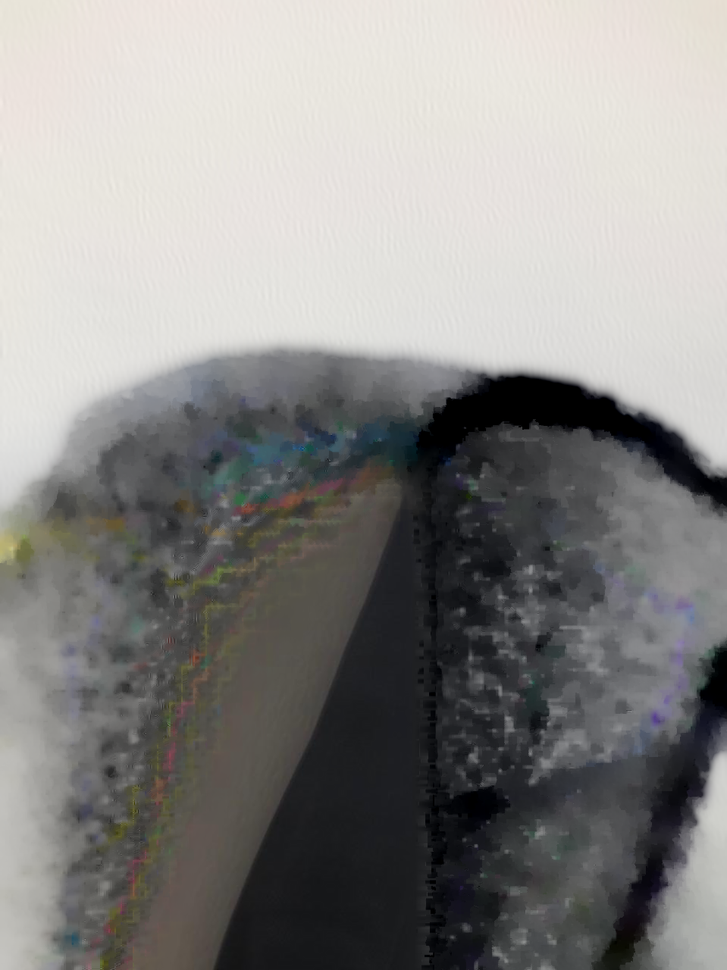
#> input picture pencilcase_foreground.png, 727 x 970 px, shrunk from 959 x 1280 before the run
$ python adaptative_mean.py
#> lines starting #> are read from the running program, lines starting #| are printed output that depends on the picture; after the words box and inside, x2 and y2 are one past the last pixel; in counts of white or black regions, pixels touching at a corner belong together
# Some experiment with adaptative Threshold
# Not good enough results, but good to mention

import cv2

IMAGE_NAME = "pencilcase_foreground"
IMAGE_EXTENSION = "png"
THRESH_BLOCK_SIZE = 11
THRESH_C = 1

img = cv2.imread(f"{IMAGE_NAME}.{IMAGE_EXTENSION}", cv2.IMREAD_GRAYSCALE)
#> img: shape (970, 727); min 0, max 236, mean 136.8

# Adaptive Mean Thresholding
adaptive_mean_threshold = cv2.adaptiveThreshold(
    img,
    255,
    cv2.ADAPTIVE_THRESH_MEAN_C,
    cv2.THRESH_BINARY,
    THRESH_BLOCK_SIZE,
    THRESH_C,
)
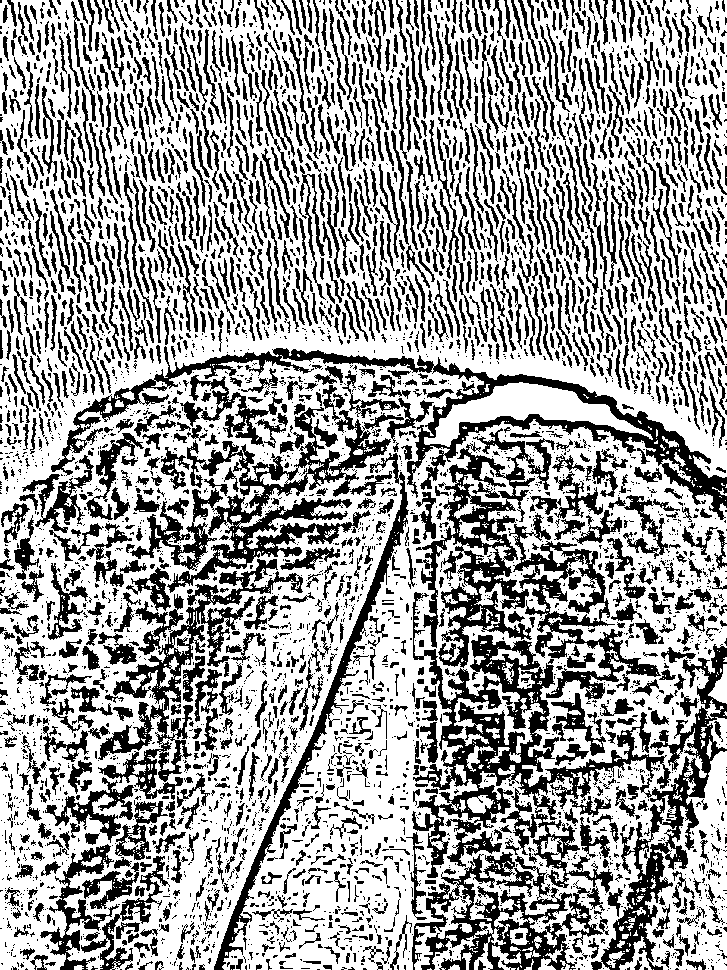
#> adaptive_mean_threshold: shape (970, 727); 63.4% white; 4442 black regions (2757 under 20 px), largest, box (x1, y1, x2, y2) and area: (412, 592, 727, 970) 25499, (51, 346, 727, 520) 12631, (130, 407, 404, 593) 12061
cv2.imwrite(f"./{IMAGE_NAME}_mean_adaptive.png", adaptive_mean_threshold)
